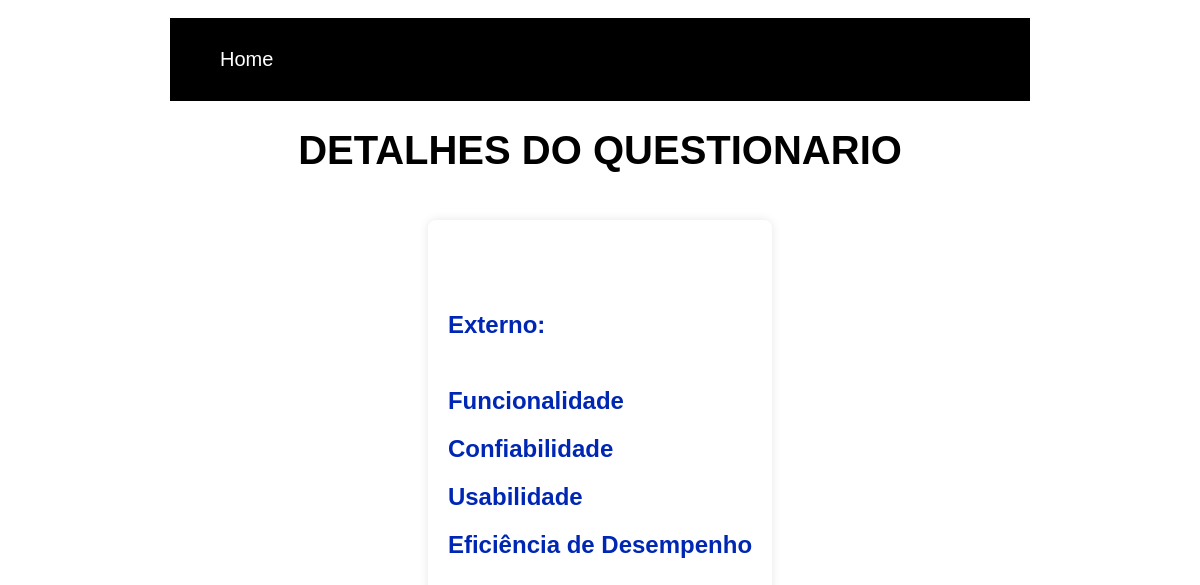
/form_externo/1, run on an earlier commit of the app's database.
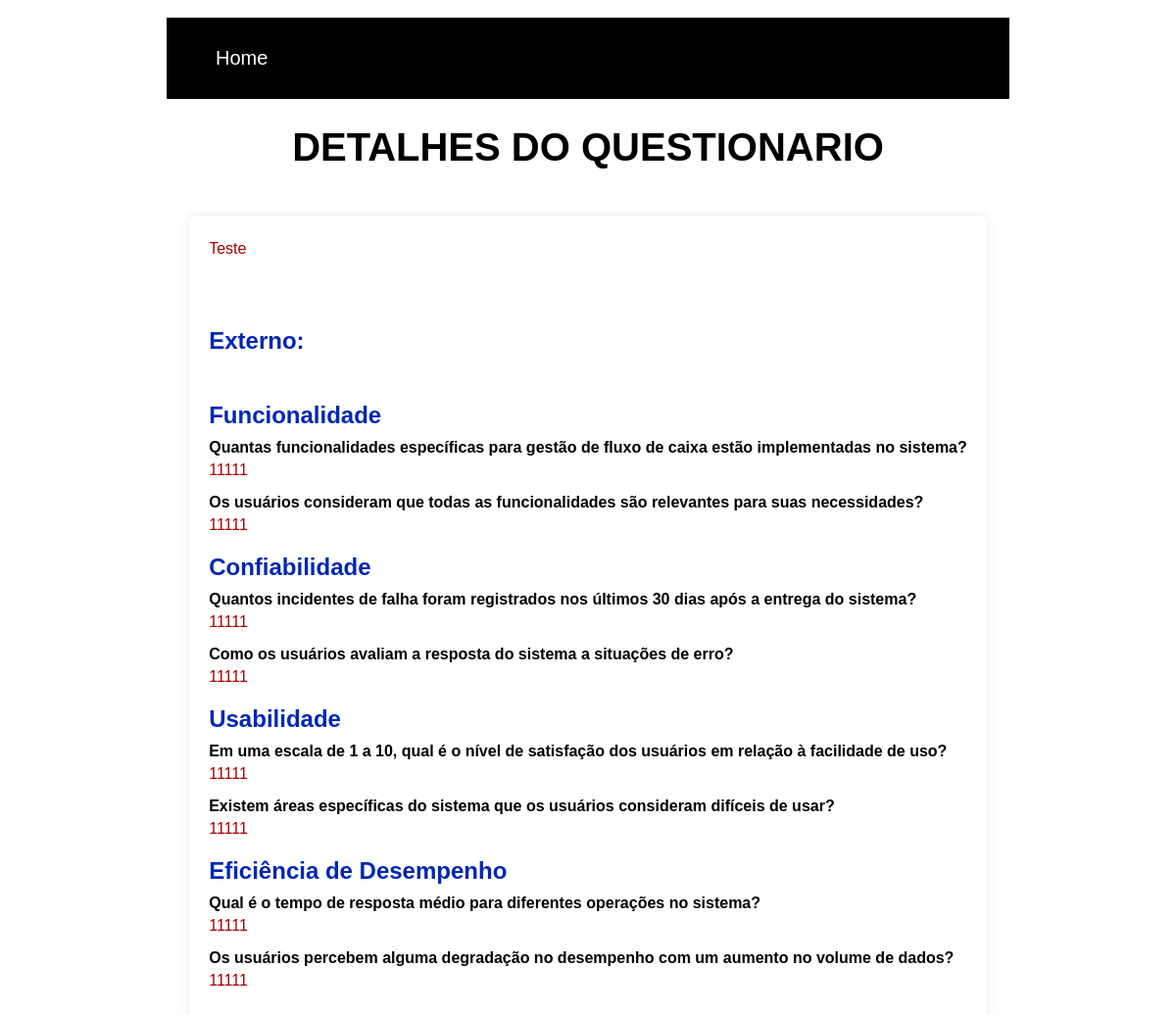
And on a later commit of the database.
### api/models.py (models this page shows)
class QuestionarioExterno(db.Model):
    id = db.Column(db.Integer, primary_key=True, autoincrement=True)
    nome = db.Column(db.String, nullable=False)
    pexterna1 = db.Column(db.String) #Pergunta
    qexterna1 = db.Column(db.String)
    pexterna2 = db.Column(db.String) #Pergunta
    qexterna2 = db.Column(db.String)
    pexterna3 = db.Column(db.String) #Pergunta
    qexterna3 = db.Column(db.String)
    pexterna4 = db.Column(db.String) #Pergunta
    qexterna4 = db.Column(db.String)
    pexterna5 = db.Column(db.String) #Pergunta
    qexterna5 = db.Column(db.String)
    pexterna6 = db.Column(db.String) #Pergunta
    qexterna6 = db.Column(db.String)
    pexterna7 = db.Column(db.String) #Pergunta
    qexterna7 = db.Column(db.String)
    pexterna8 = db.Column(db.String) #Pergunta
    qexterna8 = db.Column(db.String)

### api/routes.py (the view)
@app.route('/form_externo/<int:id>')
def form_externo_detalhes(id):
    questionarioExterno = QuestionarioExterno.query.get(id)
    return render_template('form_externo_detalhes.html', questionarioExterno=questionarioExterno)

### api/templates/form_externo_detalhes.html (shortened to what this page needs)
<!DOCTYPE html>
<html lang="en">
<head>
    <link rel="stylesheet" href="{{ url_for('static', filename='style.css') }}">
</head>
<body>
    <br>
    <nav>
        <ul>
            <li><a href="{{ url_for('index') }}">Home</a></li>
        </ul>
    </nav>
    <h1>DETALHES DO QUESTIONARIO</h1>
    <div class="container">
        <div class="form-detalhe">
            <p>{{ questionarioExterno.nome }}</p> <br><br>
            <h2>Externo:</h2><br>
            <h2>Funcionalidade</h2>
            <label>{{ questionarioExterno.pexterna1 }}</label>
            <p>{{ questionarioExterno.qexterna1 }}</p>
            <label>{{ questionarioExterno.pexterna2 }}</label>
            <p>{{ questionarioExterno.qexterna2 }}</p>
            <h2>Confiabilidade</h2>
            <label>{{ questionarioExterno.pexterna3 }}</label>
            <p>{{ questionarioExterno.qexterna3 }}</p>
            <label>{{ questionarioExterno.pexterna4 }}</label>
            <p>{{ questionarioExterno.qexterna4 }}</p>
            <h2>Usabilidade</h2>
            <label>{{ questionarioExterno.pexterna5 }}</label>
            <p>{{ questionarioExterno.qexterna5 }}</p>
            <label>{{ questionarioExterno.pexterna6 }}</label>
            <p>{{ questionarioExterno.qexterna6 }}</p>
            <h2>Eficiência de Desempenho</h2>
            <label>{{ questionarioExterno.pexterna7 }}</label>
            <p>{{ questionarioExterno.qexterna7 }}</p>
            <label>{{ questionarioExterno.pexterna8 }}</label>
            <p>{{ questionarioExterno.qexterna8 }}</p>
        </div>
    </div>
    <br><br><br>
</body>
</html>

What changed in the data, as far as the page shows it:
added QuestionarioExterno: nome "Teste", pexterna1 "Quantas funcionalidades específicas para gestão de fluxo de caixa estão implementadas no sistema?", qexterna1 "11111", pexterna2 "Os usuários consideram que todas as funcionalidades são relevantes para suas necessidades?", qexterna2 "11111", pexterna3 "Quantos incidentes de falha foram registrados nos últimos 30 dias após a entrega do sistema?", qexterna3 "11111", pexterna4 "Como os usuários avaliam a resposta do sistema a situações de erro?", qexterna4 "11111", pexterna5 "Em uma escala de 1 a 10, qual é o nível de satisfação dos usuários em relação à facilidade de uso?", qexterna5 "11111", pexterna6 "Existem áreas específicas do sistema que os usuários consideram difíceis de usar?", qexterna6 "11111", pexterna7 "Qual é o tempo de resposta médio para diferentes operações no sistema?", qexterna7 "11111", pexterna8 "Os usuários percebem alguma degradação no desempenho com um aumento no volume de dados?", qexterna8 "11111"
